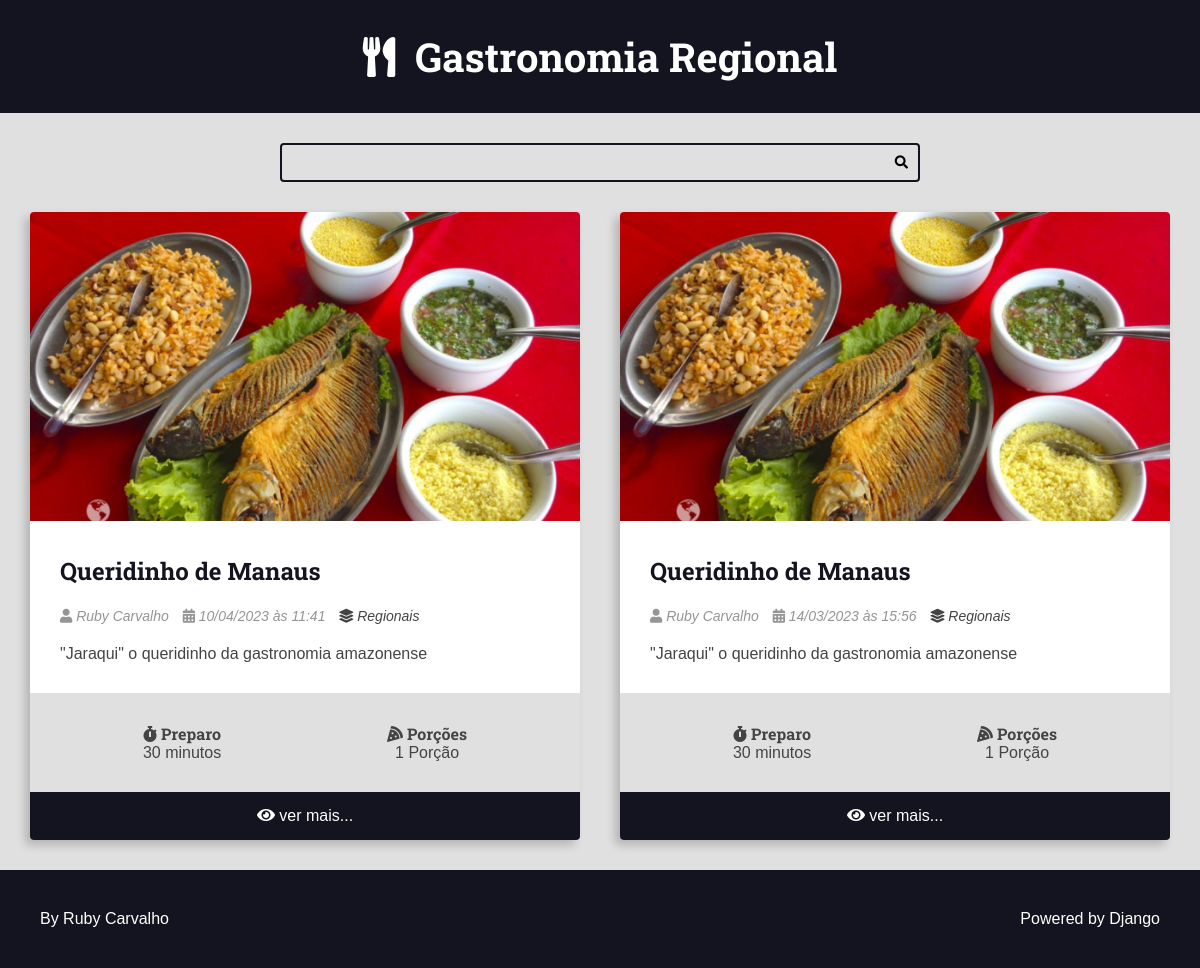
Page /recipes/category/3/ on the committed database.
### recipes/models.py (models this page shows, shortened)
class Recipe(models.Model):
    title = models.CharField(max_length=65)
    description = models.CharField(max_length=165)
    slug = models.SlugField(unique=True)
    preparation_time = models.IntegerField()
    preparation_time_unit = models.CharField(max_length=65)
    servings = models.IntegerField()
    servings_unit = models.CharField(max_length=65)
    preparation_steps = models.TextField()
    preparation_steps_is_html = models.BooleanField(default=False)
    created_at = models.DateTimeField(auto_now_add=True)
    updated_at = models.DateTimeField(auto_now=True)
    is_published = models.BooleanField(default=False)
    cover = models.ImageField(
        upload_to='recipes/covers/%Y/%m/%d/', blank=True, default='')
    category = models.ForeignKey(
        Category, on_delete=models.SET_NULL, null=True, blank=True,
        default=None
    )
    author = models.ForeignKey(
        User, on_delete=models.SET_NULL, null=True
    )

class Category(models.Model):
    name = models.CharField(max_length=65)

### recipes/views.py (the view)
# urls.py: path('recipes/category/<int:category_id>/',
def category(request, category_id):
    recipes = get_list_or_404(
        Recipe.objects.filter(
            category__id=category_id,
            is_published=True,
        ).order_by('-id')
    )
    page_obj, pagination_range = make_pagination(request, recipes, PER_PAGE)
    return render(request, 'recipes/pages/category.html', context={
        'recipes': page_obj,
        'pagination_range': pagination_range,
        'title': f'{recipes[0].category.name} - categoria | '
    })

### utils/pagination.py (called while the page is built)
def make_pagination(request, queryset, per_page, qty_pages=4):
    try:
        current_page = int(request.GET.get('page', 1))
    except ValueError:
        current_page = 1
    paginator = Paginator(queryset, per_page)
    page_obj = paginator.get_page(current_page)
    pagination_range = make_pagination_range(
        paginator.page_range,
        qty_pages,
        current_page
    )
    return page_obj, pagination_range

### recipes/templates/recipes/pages/category.html (shortened to what this page needs)
{% extends 'global/base.html' %}
{% block content %}
<div class="main-content main-content-list container">
    {% for recipe in recipes %}
        {% include 'recipes/partials/recipe.html' %}
    {% endfor %}
</div>
{% endblock content %}

### recipes/templates/recipes/partials/recipe.html (shortened to what this page needs)
<div class="recipe recipe-list-item">
    {% if recipe.cover %}
        <div class="recipe-cover">
            <a href="{% url 'recipes:recipe' recipe.id %}">
                <img src="{{ recipe.cover.url }}" alt="Temporário">
            </a>
        </div>
    {% endif %}
    <div class="recipe-title-container">
        <h2 class="recipe-title">
            <a href="{% url 'recipes:recipe' recipe.id %}">
                {{ recipe.title }}
            </a>
        </h2>
    </div>
    <div class="recipe-author">
        {% if  recipe.author is not None %}
        <span class="recipe-author-item">
            <i class="fas fa-user"></i>
            {% if recipe.author.first_name %}
                {{ recipe.author.first_name }} {{ recipe.author.last_name }}
            {% else %}
                {{ recipe.author.username }}
            {% endif %}
        </span>
        {% endif %}
        <span class="recipe-author-item">
            <i class="fas fa-calendar-alt"></i>
            {{ recipe.created_at|date:"d/m/Y" }} às {{ recipe.created_at|date:"H:i" }}
        </span>
        {% if recipe.category is not None %}
        <span class="recipe-author-item">
            <a href="{% url 'recipes:category' recipe.category.id %}">
                <i class="fas fa-layer-group"></i>
                <span>{{ recipe.category.name }}</span>
            </a>
        </span>
        {% endif %}
    </div>
    <div class="recipe-content">
        <p>{{ recipe.description }}</p>
    </div>
    <div class="recipe-meta-container">
        <div class="recipe-meta recipe-preparation">
            <h3 class="recipe-meta-title"><i class="fas fa-stopwatch"></i> Preparo</h3>
            <div class="recipe-meta-text">
                {{ recipe.preparation_time }} {{ recipe.preparation_time_unit }}
            </div>
        </div>
        <div class="recipe-meta recipe-servings">
            <h3 class="recipe-meta-title"><i class="fas fa-pizza-slice"></i> Porções</h3>
            <div class="recipe-meta-text">
                {{ recipe.servings }} {{ recipe.servings_unit }}
            </div>
        </div>
    </div>
    {% if is_detail_page is not True %}
        <footer class="recipe-footer">
            <a class="recipe-read-more button button-dark button-full-width" href="{% url 'recipes:recipe' recipe.id %}">
                <i class="fas fa-eye"></i>
                <span>ver mais...</span>
            </a>
        </footer>
    {% endif %}
</div>

### recipes/static/recipes/css/styles.css (style rules this page uses)
:root { --color-primary: #269fe6; --color-primary-hover: #2086c2; --color-primary-dark: #13141f; --color-primary-dark-hover: #212336; --color-primary-light: #d4ecfa; --color-primary-light-hover: #bdd8e7; --color-white: #fff; --color-black: #000; --color-dark-text: #444; --color-info-light: #cce5ff; --color-debug-light: #cce5ff; --color-success-light: #d4edda; --color-alert-light: #fff3cd; --color-warning-light: #fff3cd; --color-error-light: #f8d7da; --color-info-dark: #4d86c4; --color-debug-dark: #4d86c4; --color-success-dark: #4a9c5d; --color-alert-dark: #927f40; --color-warning-dark: #927f40; --color-error-dark: #da525d; --color-gray-0: #f9f9f9; --color-gray-1: #e0e0e0; --color-gray-2: #c7c7c7; --color-gray-3: #aeaeae; --color-gray-4: #959595; --color-gray-5: #7d7d7d; --color-gray-6: #646464; --color-gray-7: #4b4b4b; --color-gray-8: #323232; --color-gray-9: #191919; --font-primary: sans-serif; --font-headings: 'Roboto Slab', serif; --spacing-gutter-medium: 3rem; --spacing-gutter-large: 4rem; }
* { padding: 0; margin: 0; box-sizing: border-box; }
html { font-size: 62.5%; }
body { font-size: 1.6rem; font-family: var(--font-primary); background: var(--color-gray-1); color: var(--color-dark-text); }
h1, h2, h3, h4, h5, h6 { font-family: var(--font-headings); }
.container { max-width: 144rem; margin: 0 auto; padding: var(--spacing-gutter-medium); }
.main-content { padding-top: 0; }
.main-content-list { display: grid; grid-template-columns: repeat(auto-fit, minmax(340px, 1fr)); gap: var(--spacing-gutter-large); }
.recipe { background: var(--color-white); box-shadow: -5px 5px 10px rgba(0, 0, 0, 0.2); transform: scale(1); transition: all 300ms ease-in-out; border-radius: 0.4rem; overflow: hidden; }
.recipe img { max-width: 100%; }
.recipe-list-item { max-width: 64rem; height: fit-content; }
.recipe-title-container { padding: var(--spacing-gutter-medium); padding-bottom: 2rem; }
.recipe-title-container a { text-decoration: none; color: var(--color-primary-dark); }
.recipe-author { padding: 0 var(--spacing-gutter-medium); }
.recipe-content { padding: var(--spacing-gutter-medium); padding-top: 2rem; }
.recipe-author-item { color: var(--color-gray-4); margin-right: 1rem; font-style: italic; font-size: 1.4rem; }
.recipe-author a { color: var(--color-dark-text); transition: all 300ms ease-in-out; text-decoration: none; }
.recipe-meta-container { display: flex; flex-flow: row wrap; padding: var(--spacing-gutter-medium); background: var(--color-gray-1); }
.recipe-meta { display: flex; flex-flow: column nowrap; flex-shrink: 1; flex-grow: 1; text-align: center; }
.recipe-meta-title { font-size: 1.6rem; }
.recipe-footer a { background: var(--color-primary-dark); display: block; color: var(--color-white); text-decoration: none; text-align: center; padding: 1.5rem var(--spacing-gutter-medium); transition: all 300ms ease-in-out; }

### rows in the picture
Recipe: cover (picture), title "Queridinho de Manaus", author.first_name "Ruby", author.last_name "Carvalho", created_at "10/04/2023", created_at "11:41", category.name "Regionais", description "\"Jaraqui\" o queridinho da gastronomia amazonense", preparation_time "30", preparation_time_unit "minutos", servings "1", servings_unit "Porção"
Recipe: cover (picture), title "Queridinho de Manaus", author.first_name "Ruby", author.last_name "Carvalho", created_at "14/03/2023", created_at "15:56", category.name "Regionais", description "\"Jaraqui\" o queridinho da gastronomia amazonense", preparation_time "30", preparation_time_unit "minutos", servings "1", servings_unit "Porção"
